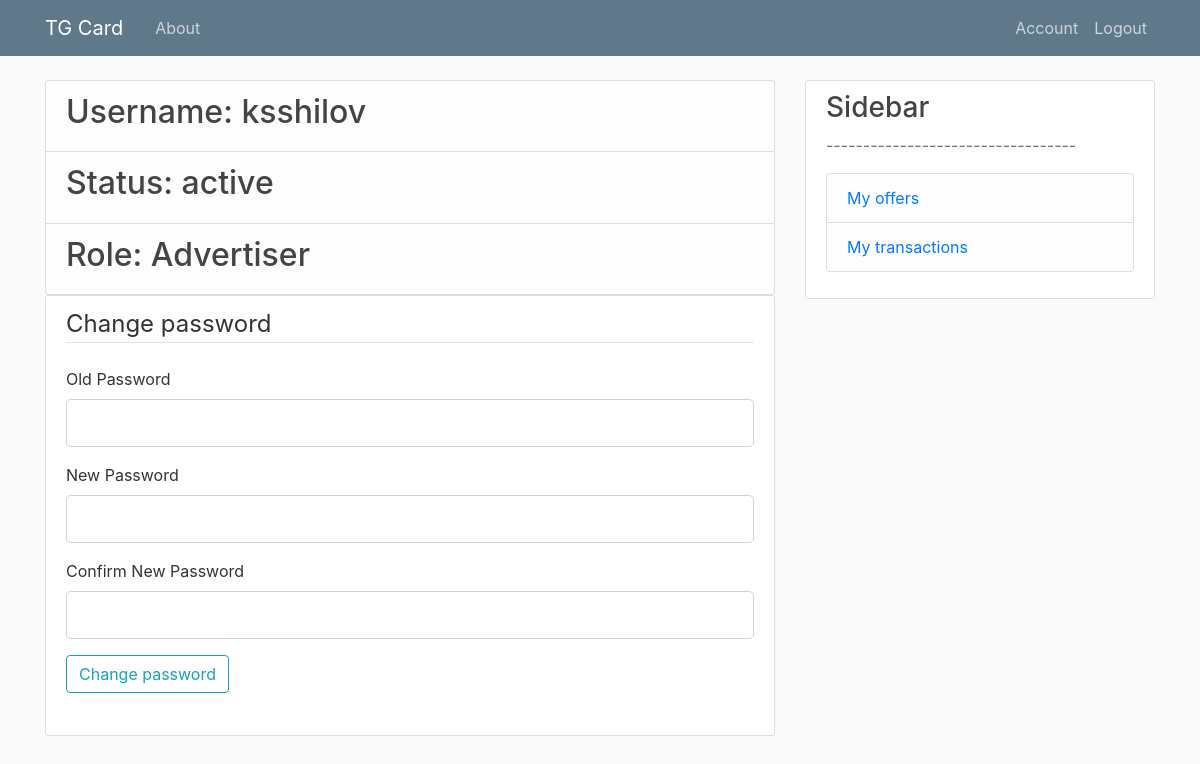
Screenshot of /account (signed in) with the database file from the repository.
### models.py (models this page shows, shortened)
class User(db.Model, UserMixin):
    id = db.Column(db.Integer, primary_key=True)
    username = db.Column(db.String, index=True, unique=True, nullable=False)
    password = db.Column(db.String, nullable=False)
    role = db.Column(db.String, nullable=False) # advert. \ affil. \ moder. \ admin
    status = db.Column(db.String, index=True, nullable=False) # active \ inactive
    channels = db.relationship('Channel', backref='user', lazy=True)
    offers = db.relationship('Offer', backref='user', lazy=True)
    tasks = db.relationship('Task', backref='user', lazy=True)

### routes.py (the view, shortened to what this page needs)
@app.route("/account", methods=['GET', 'POST'])
@login_required
def account():
    form = ChangePassForm()
    return render_template('account.html', title='Account', form=form)

### forms.py
class ChangePassForm(FlaskForm):
    passwordOld = PasswordField('Old Password', validators=[DataRequired()])
    passwordNew = PasswordField('New Password', validators=[DataRequired()])
    confirm_passwordNew = PasswordField('Confirm New Password',
                                     validators=[DataRequired(), EqualTo('passwordNew')])
    submit = SubmitField('Change password')

### models.py (called while the page is built)
@login_manager.user_loader
def load_user(user_id):
    return User.query.get(int(user_id))

### templates/account.html (shortened to what this page needs)
{% extends "layout.html" %}
{% block content %}
    <ul class="list-group">
        <li class="list-group-item list-group-item-light"><h2>Username: {{ current_user.username }}</h2></li>
        <li class="list-group-item list-group-item-light"><h2>Status: {{ current_user.status }}</h2></li>
        <li class="list-group-item list-group-item-light"><h2>Role: {{ current_user.role }}</h2></li>
    </ul>
    <div class="content-section">
        <form method="POST" action="">
        <fieldset class="form-group">
            <legend class="border-bottom mb-4">Change password</legend>
            <div class="form-group">
                {{ form.passwordOld.label(class="form-control-label") }}
                {% if form.passwordOld.errors %}
                    {{ form.passwordOld(class="form-control form-control-lg is-invalid") }}
                    <div class="invalid-feedback">
                        {% for error in form.passwordOld.errors %}
                            <span>{{ error }}</span>
                        {% endfor %}
                    </div>
                {% else %}
                    {{ form.passwordOld(class="form-control form-control-lg") }}
                {% endif %}
            </div>
            <div class="form-group">
                {{ form.passwordNew.label(class="form-control-label") }}
                {% if form.passwordNew.errors %}
                    {{ form.passwordNew(class="form-control form-control-lg is-invalid") }}
                    <div class="invalid-feedback">
                        {% for error in form.passwordNew.errors %}
                            <span>{{ error }}</span>
                        {% endfor %}
                    </div>
                {% else %}
                    {{ form.passwordNew(class="form-control form-control-lg") }}
                {% endif %}
            </div>
            <div class="form-group">
                {{ form.confirm_passwordNew.label(class="form-control-label") }}
                {% if form.confirm_passwordNew.errors %}
                    {{ form.confirm_passwordNew(class="form-control form-control-lg is-invalid") }}
                    <div class="invalid-feedback">
                        {% for error in form.confirm_passwordNew.errors %}
                            <span>{{ error }}</span>
                        {% endfor %}
                    </div>
                {% else %}
                    {{ form.confirm_passwordNew(class="form-control form-control-lg") }}
                {% endif %}
            </div>
    	    <div class="form-group">
         	    {{ form.submit(class="btn btn-outline-info") }}
    	    </div>
            </fieldset>
        </form>
    </div>
{% endblock content %}

### static/main.css (style rules this page uses)
body { background: #fafafa; color: #333333; margin-top: 5rem; }
h1, h2, h3, h4, h5, h6 { color: #444444; }
.content-section { background: #ffffff; padding: 10px 20px; border: 1px solid #dddddd; border-radius: 3px; margin-bottom: 20px; }

### rows the page displays
User: username "ksshilov", status "active", role "Advertiser"
